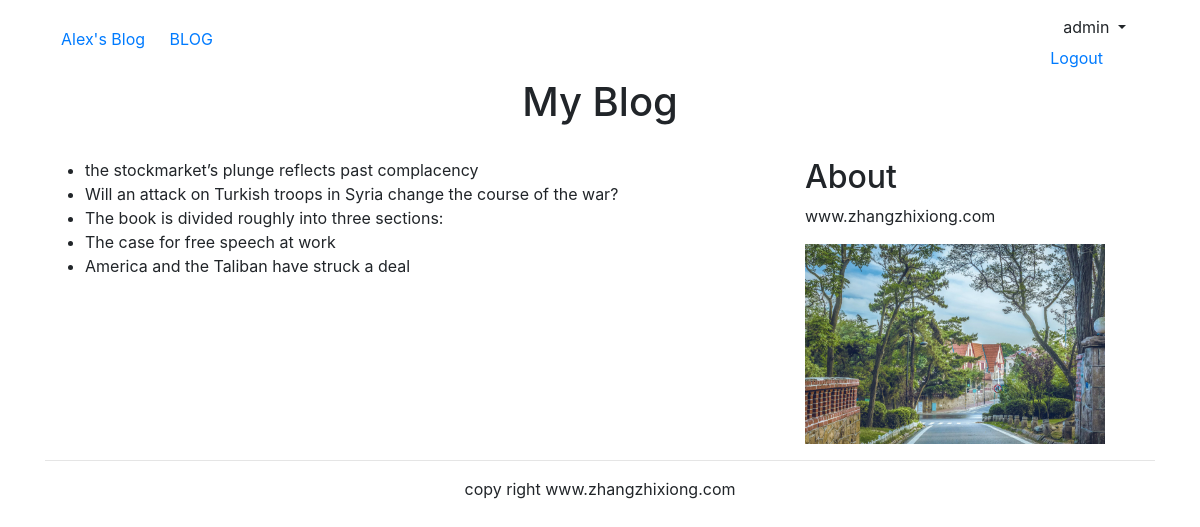
Page /blog/ (signed in) on the committed database.
### blog/models.py (models this page shows, shortened)
class BlogArticle(models.Model):
    title = models.CharField(max_length=300)
    author = models.ForeignKey(User,on_delete=models.CASCADE,related_name="blog_posts")
    publish = models.DateTimeField(default=timezone.now)
    body = models.TextField()
    class Meta():
        ordering = ("-publish",)

### blog/views.py (the view)
# urls.py: path('',views.title,name='blog_title'),
def title(request):
    blogs = BlogArticle.objects.all()
    return render(request,"blog/titles.html",{"blogs":blogs})

### template/blog/titles.html (shortened to what this page needs)
{% extends "base.html" %}
{% load static %}
{% block content %}
<div class="text-center">
    <h1>My Blog</h1>
</div>
<div><br></div>
<div class="row">
    <div class="col-md-8">
        <ul>
            {% for blog in blogs %}
            <li>{{ blog.title }}</li>
            {% endfor %}
        </ul>
    </div>
    <div class="col-md-4">
    <h2>About</h2>
    <p>www.zhangzhixiong.com</p>
    <img width="300px" height="200px" src={% static 'img/tsingtao.jpg' %} alt="tsingtao">
    </div>
</div>
{% endblock %}

### template/header.html (shortened to what this page needs)
{% load static %}
<div class="container">
    <nav class="navbar navbar-default" role="navigation">
        <div class="navbar-header">
            <a class="navbar-header" href="#">Alex's Blog</a>
            <a href="{% url 'blog:blog_title' %}" style="margin-left:20px">BLOG</a>
        </div>
        <div>
            <ul class="nav navbar-nav navbar-right">
                {% if user.is_authenticated %}
                <li>
                    <div class="dropdown">
                        <button class="btn btn-default dropdown-toggle" type='button' id='dropdownMenu' data-toggle='dropdown'>
                            {{ user.username }}
                        </button>
                    </div>
                </li>
                <li><a href="{% url 'account:user_logout' %}">Logout</a></li>
                {% else %}
                <li><a href="{% url 'account:user_login' %}">Login</a></li>
                {% endif %}
            </ul>
        </div>
    </nav>
</div>

### rows in the picture
BlogArticle: title "the stockmarket’s plunge reflects past complacency"
BlogArticle: title "Will an attack on Turkish troops in Syria change the course of the war?"
BlogArticle: title "The book is divided roughly into three sections:"
BlogArticle: title "The case for free speech at work"
BlogArticle: title "America and the Taliban have struck a deal"

### other values in the picture
{{ user.username }} "admin"
